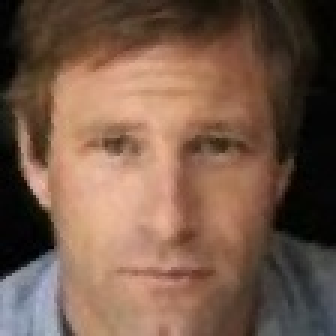
#> input picture regression/data/Aaron_Eckhart_0001.jpg, 112 x 112 px (shown 3 times larger)
$ python convert_image.py --image ../data/Aaron_Eckhart_0001.jpg
#> lines starting #> are read from the running program, lines starting #| are printed output that depends on the picture
#!/usr/bin/env python
# encoding: utf-8

import argparse
import sys, os, cv2
import numpy as np

def center_crop(img,crop_dim):
  print(img.shape)
  h,w,_ = img.shape
  cropy,cropx = crop_dim
  startx = w//2-(cropx//2)
  starty = h//2-(cropy//2)
  return img[starty:starty+cropy, startx:startx+cropx, :]

if __name__ == '__main__':
    parser = argparse.ArgumentParser()
    parser.add_argument('--image', type=str)
    parser.add_argument('--image_hw', type=int, default=224)
    parser.add_argument('--save', type=str)
    args = parser.parse_args()
    image = cv2.imread(args.image) #BGR
#> image is the input picture: shape (112, 112, 3); mean B, G, R 73.4, 90.1, 118.6
    image = image.astype(np.float32)
    #[0,255] => [0,1]
    image = image / 255.0
    x = cv2.resize(image, (256,256))
    x = center_crop(x, (args.image_hw, args.image_hw))
#| (256, 256, 3)
#> in center_crop, `return img[starty:starty+cropy, startx:startx+cropx, :]`:
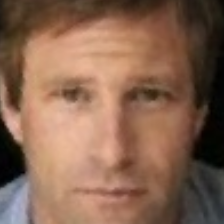
#> returned value: shape (224, 224, 3) float32; mean of channels 0, 1, 2 0.318, 0.397, 0.533; drawn as B, G, R
    #HWC => CHW
    x = np.transpose(x, (2,0,1))
    x = x[[2,1,0],:,:] #BGR => RGB
    x = np.expand_dims(x, axis=0)
#> (the run stopped early here; a loop or call above may not have finished)

$ run again, on regression/data/dog.jpg
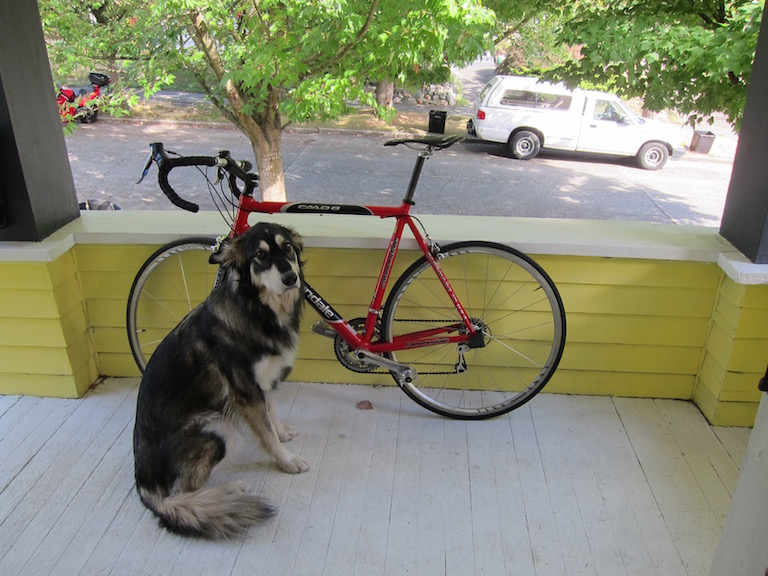
#> input picture regression/data/dog.jpg, 768 x 576 px
#> image is the input picture: shape (576, 768, 3); mean B, G, R 114.1, 135.7, 134.4
#> `x = cv2.resize(image, (256,256))`:
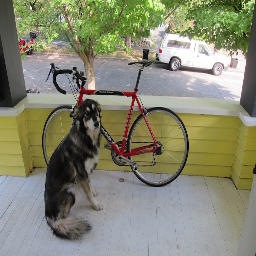
#> x: shape (256, 256, 3) float32; mean B, G, R 0.447, 0.532, 0.527
#| (256, 256, 3)
#> in center_crop, `return img[starty:starty+cropy, startx:startx+cropx, :]`:
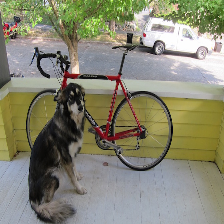
#> returned value: shape (224, 224, 3) float32; mean of channels 0, 1, 2 0.45, 0.529, 0.532; drawn as B, G, R

$ run again, on regression/data/parade.jpg
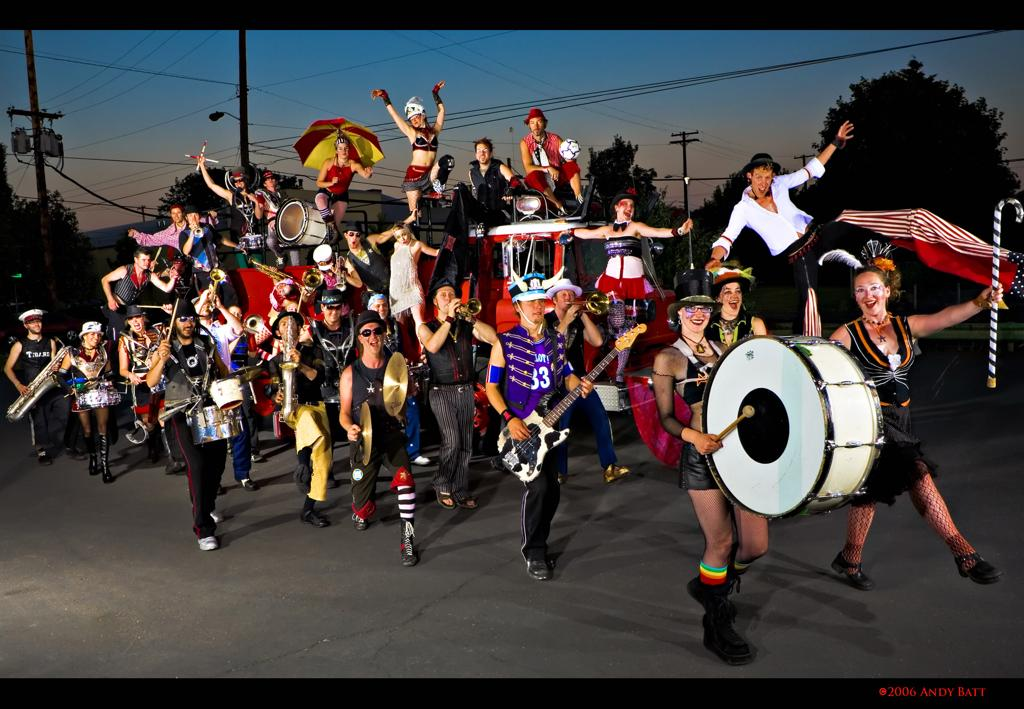
#> input picture regression/data/parade.jpg, 1024 x 709 px
#> image is the input picture: shape (709, 1024, 3); mean B, G, R 63.8, 64.2, 69.8
#> `x = cv2.resize(image, (256,256))`:
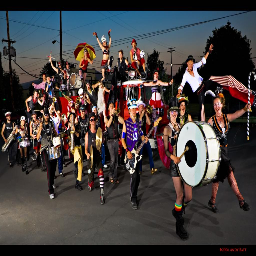
#> x: shape (256, 256, 3) float32; mean B, G, R 0.25, 0.251, 0.274
#| (256, 256, 3)
#> in center_crop, `return img[starty:starty+cropy, startx:startx+cropx, :]`:
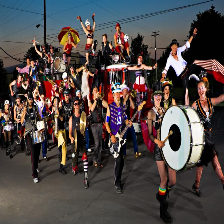
#> returned value: shape (224, 224, 3) float32; mean of channels 0, 1, 2 0.28, 0.285, 0.317; drawn as B, G, R
